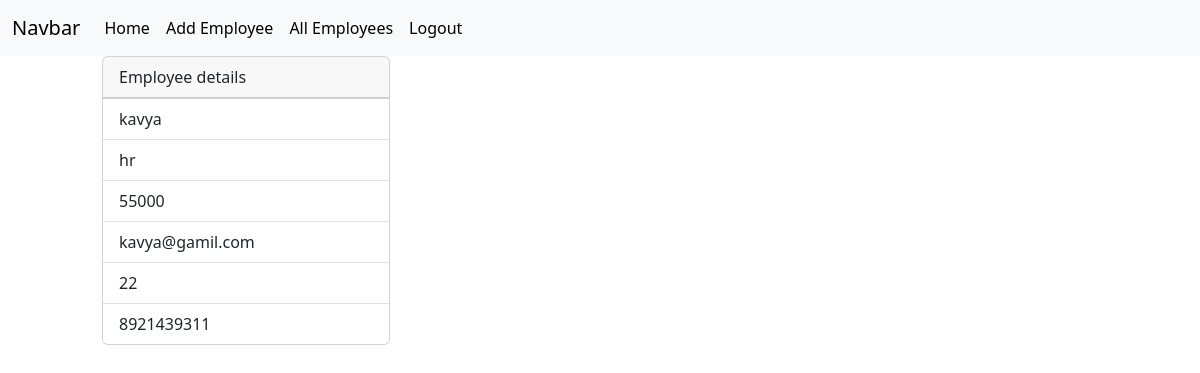
The app's page /employees/9/ (signed in) with its own data.
### crm/models.py (models this page shows, shortened)
class Employees(models.Model):
    name=models.CharField(max_length=100)
    department=models.CharField(max_length=100)
    salary=models.PositiveBigIntegerField()
    email=models.EmailField(unique=True)
    age=models.PositiveIntegerField()
    contact=models.CharField( max_length=20,null=True)
    profile_picture=models.ImageField(upload_to="images",null=True,blank=True)
    dob=models.DateField(null=True,blank=True)

### crm/views.py (the view)
# urls.py: path('employees/<int:pk>/',views.EmployedetailView.as_view(),name="emp-detail"),
@method_decorator(signin_required,name="dispatch")
class EmployedetailView(View):
    def get(self,request,*args, **kwargs):
        id=kwargs.get("pk")
        qs=Employees.objects.get(id=id)
        return render(request,"detail.html",{"data":qs})

### crm/views.py (called while the page is built)
def signin_required(fn):
    def wrapper(request,*args, **kwargs):
        if not request.user.is_authenticated:
            messages.error(request,"invalid session")
            return redirect("signin")
        else:
            return fn(request,*args, **kwargs)
    return wrapper

### crm/templates/detail.html (shortened to what this page needs)
{%extends 'base.html'%}
{%block body_block%}
<div class="container d-flex">
    <div class="row">
        <div class="col-2"></div>
        <div class="col-8">
            <div class="card" style="width: 18rem;">
                <div class="card-header">
                    Employee details
                </div>
                <ul class="list-group list-group-flush">
                <li class="list-group-item">{{data.name}}</li>
                <li class="list-group-item">{{data.department}}</li>
                <li class="list-group-item">{{data.salary}}</li>
                <li class="list-group-item">{{data.email}}</li>
                <li class="list-group-item">{{data.age}}</li>
                <li class="list-group-item">{{data.contact}}</li>
                </ul>
            </div>
        </div>
        <div class="col-2">
        </div>
    </div>
</div>
{%endblock%}

### records on screen
Employees: name "kavya", department "hr", salary "55000", email "kavya@gamil.com", age "22", contact "8921439311"
